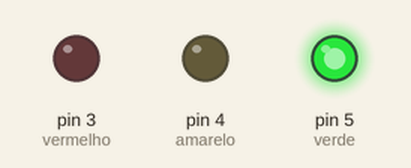
Simulated run of this sketch. Board: Arduino Uno, built with avr-gcc and run on an emulated ATmega328P. Shown: output pins drawn as LEDs (lit = HIGH).

Above: at 2.5 s.
At 6.5 s:
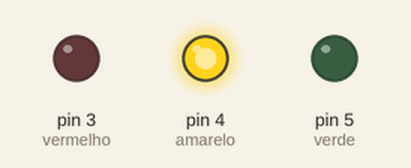
At 10.5 s:
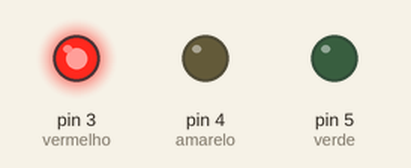
Timing chart, 0 to 16.9 s (numbered marks = the images above):
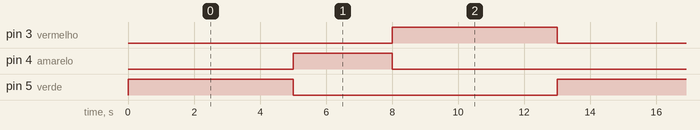

Measured:
- by itself, pin 3 (vermelho), pin 5 (verde): alternates HIGH for 5.0 s and LOW for 8.0 s
- by itself, pin 4 (amarelo): alternates HIGH for 3.0 s and LOW for 10.0 s
- by itself, everything shown: repeats every 13.0 s, in 4 steps

The sketch:

exercise02.ino
```cpp
int vermelho = 3;
int amarelo = 4;
int verde = 5;

void setup(){
    pinMode(vermelho, OUTPUT);
    pinMode(amarelo, OUTPUT);
    pinMode(verde, OUTPUT);

}

void loop(){
  	digitalWrite(verde, 1);
  	delay(5000);
  	digitalWrite(verde, 0);

    digitalWrite(amarelo, 1);
  	delay(3000);
  	digitalWrite(amarelo, 0);

    digitalWrite(vermelho, 1);
    delay(5000);
  	digitalWrite(vermelho, 0);

}
```
